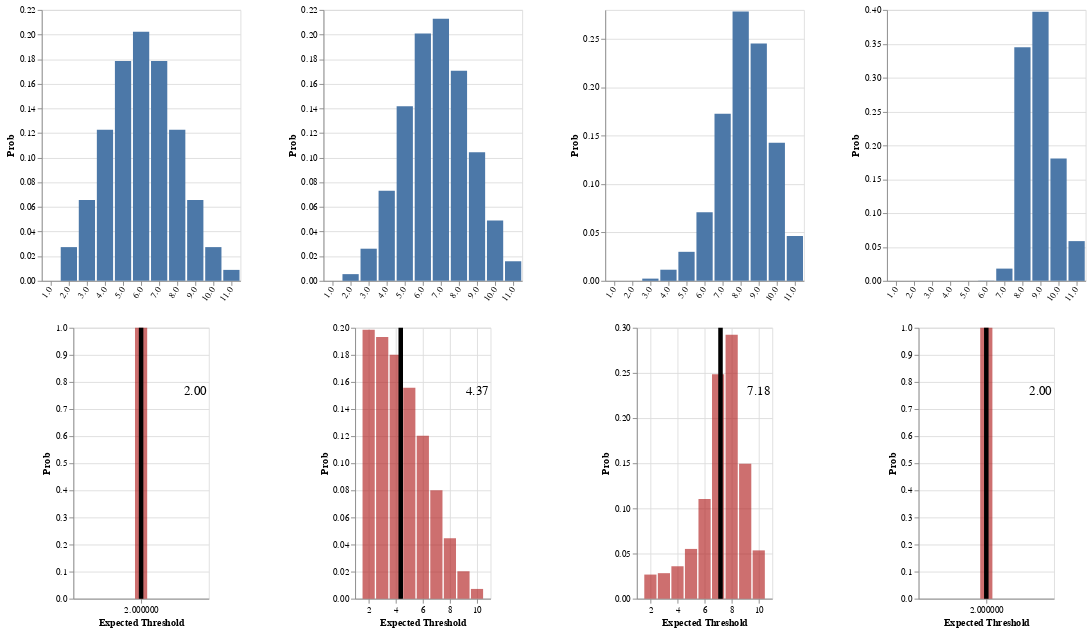

Notebook code for this chart:
### Code cell
writeIORef cacheRef (0, Map.empty)

-- vlShow . sidewaysDists <$> sequence
--   [ titled "Price Prior" . barFromDist <$> enumD worldPrior
--   , titled "Literal Price Posterior" . barFromDist <$> enumD (thresholdPrior >>= fmap fst . literal UExp)
--   ] 

vlShow . sidewaysDists <$> traverse mkGraph
  [ listener infoLGJohn cacheRef (0, UTall, 2)
  , tp infoLGJohn >>= \l -> listener infoLGJohn cacheRef (0, UTall, l)
  , listener infoLGJohn cacheRef (1, UTall, 2)
  , listener infoLGJohn cacheRef (2, UTall, 2)
--   , listener infoLGJohn cacheRef (3, UTall, 2)
  ]

### Figure 1 — Vega-Lite specification as saved in the notebook (floating-point values rounded to 4 significant figures)
{"$schema": "https://vega.github.io/schema/vega-lite/v3.json", "config": {"bar": {"continuousBandSize": 13.5}}, "hconcat": [{"$schema": "https://vega.github.io/schema/vega-lite/v3.json", "center": true, "vconcat": [{"$schema": "https://vega.github.io/schema/vega-lite/v3.json", "data": {"values": [{"outcome": "1.0", "probability": 0}, {"outcome": "2.0", "probability": 0.02738}, {"outcome": "3.0", "probability": 0.06569}, {"outcome": "4.0", "probability": 0.1227}, {"outcome": "5.0", "probability": 0.1786}, {"outcome": "6.0", "probability": 0.2023}, {"outcome": "7.0", "probability": 0.1786}, {"outcome": "8.0", "probability": 0.1227}, {"outcome": "9.0", "probability": 0.06569}, {"outcome": "10.0", "probability": 0.02738}, {"outcome": "11.0", "probability": 0.008891}]}, "description": "", "encoding": {"x": {"axis": {"labelAngle": -55, "title": null}, "field": "outcome", "scale": {"rangeStep": 30}, "sort": null, "type": "ordinal"}, "y": {"axis": {"title": "Prob"}, "field": "probability", "type": "quantitative"}}, "mark": "bar"}, {"$schema": "https://vega.github.io/schema/vega-lite/v3.json", "layer": [{"data": {"values": [{"exp": 2, "prob": 1, "sigma": 2}]}, "description": "", "encoding": {"x": {"axis": {"title": "Expected Threshold"}, "field": "sigma", "sort": null, "type": "quantitative"}, "y": {"axis": {"title": "Prob"}, "field": "prob", "type": "quantitative"}}, "mark": {"color": "firebrick", "opacity": 0.65, "type": "bar"}, "width": 150}, {"data": {"values": [{"exp": 2, "prob": 1, "sigma": 2}]}, "description": "", "encoding": {"size": {"value": 5}, "x": {"aggregate": "sum", "field": "exp"}}, "mark": "rule"}, {"data": {"values": [{"exp": 2, "prob": 1, "sigma": 2}]}, "description": "", "encoding": {"text": {"aggregate": "sum", "field": "exp", "format": ".2f", "type": "quantitative"}}, "mark": {"dx": 60, "dy": -80, "fontSize": 14, "type": "text"}}]}]}, {"$schema": "https://vega.github.io/schema/vega-lite/v3.json", "center": true, "vconcat": [{"$schema": "https://vega.github.io/schema/vega-lite/v3.json", "data": {"values": [{"outcome": "1.0", "probability": 0}, {"outcome": "2.0", "probability": 0.005438}, {"outcome": "3.0", "probability": 0.02609}, {"outcome": "4.0", "probability": 0.07312}, {"outcome": "5.0", "probability": 0.1418}, {"outcome": "6.0", "probability": 0.2009}, {"outcome": "7.0", "probability": 0.2128}, {"outcome": "8.0", "probability": 0.1706}, {"outcome": "9.0", "probability": 0.1044}, {"outcome": "10.0", "probability": 0.04894}, {"outcome": "11.0", "probability": 0.01589}]}, "description": "", "encoding": {"x": {"axis": {"labelAngle": -55, "title": null}, "field": "outcome", "scale": {"rangeStep": 30}, "sort": null, "type": "ordinal"}, "y": {"axis": {"title": "Prob"}, "field": "probability", "type": "quantitative"}}, "mark": "bar"}, {"$schema": "https://vega.github.io/schema/vega-lite/v3.json", "layer": [{"data": {"values": [{"exp": 0.3972, "prob": 0.1986, "sigma": 2}, {"exp": 0.5794, "prob": 0.1931, "sigma": 3}, {"exp": 0.7204, "prob": 0.1801, "sigma": 4}, {"exp": 0.7787, "prob": 0.1557, "sigma": 5}, {"exp": 0.7216, "prob": 0.1203, "sigma": 6}, {"exp": 0.5606, "prob": 0.08008, "sigma": 7}, {"exp": 0.357, "prob": 0.04462, "sigma": 8}, {"exp": 0.1822, "prob": 0.02025, "sigma": 9}, {"exp": 0.07204, "prob": 0.007204, "sigma": 10}]}, "description": "", "encoding": {"x": {"axis": {"title": "Expected Threshold"}, "field": "sigma", "sort": null, "type": "quantitative"}, "y": {"axis": {"title": "Prob"}, "field": "prob", "type": "quantitative"}}, "mark": {"color": "firebrick", "opacity": 0.65, "type": "bar"}, "width": 150}, {"data": {"values": [{"exp": 0.3972, "prob": 0.1986, "sigma": 2}, {"exp": 0.5794, "prob": 0.1931, "sigma": 3}, {"exp": 0.7204, "prob": 0.1801, "sigma": 4}, {"exp": 0.7787, "prob": 0.1557, "sigma": 5}, {"exp": 0.7216, "prob": 0.1203, "sigma": 6}, {"exp": 0.5606, "prob": 0.08008, "sigma": 7}, {"exp": 0.357, "prob": 0.04462, "sigma": 8}, {"exp": 0.1822, "prob": 0.02025, "sigma": 9}, {"exp": 0.07204, "prob": 0.007204, "sigma": 10}]}, "description": "", "encoding": {"size": {"value": 5}, "x": {"aggregate": "sum", "field": "exp"}}, "mark": "rule"}, {"data": {"values": [{"exp": 0.3972, "prob": 0.1986, "sigma": 2}, {"exp": 0.5794, "prob": 0.1931, "sigma": 3}, {"exp": 0.7204, "prob": 0.1801, "sigma": 4}, {"exp": 0.7787, "prob": 0.1557, "sigma": 5}, {"exp": 0.7216, "prob": 0.1203, "sigma": 6}, {"exp": 0.5606, "prob": 0.08008, "sigma": 7}, {"exp": 0.357, "prob": 0.04462, "sigma": 8}, {"exp": 0.1822, "prob": 0.02025, "sigma": 9}, {"exp": 0.07204, "prob": 0.007204, "sigma": 10}]}, "description": "", "encoding": {"text": {"aggregate": "sum", "field": "exp", "format": ".2f", "type": "quantitative"}}, "mark": {"dx": 60, "dy": -80, "fontSize": 14, "type": "text"}}]}]}, {"$schema": "https://vega.github.io/schema/vega-lite/v3.json", "center": true, "vconcat": [{"$schema": "https://vega.github.io/schema/vega-lite/v3.json", "data": {"values": [{"outcome": "1.0", "probability": 0}, {"outcome": "2.0", "probability": 3.8e-06}, {"outcome": "3.0", "probability": 0.002289}, {"outcome": "4.0", "probability": 0.01149}, {"outcome": "5.0", "probability": 0.02999}, {"outcome": "6.0", "probability": 0.07097}, {"outcome": "7.0", "probability": 0.1727}, {"outcome": "8.0", "probability": 0.2783}, {"outcome": "9.0", "probability": 0.2453}, {"outcome": "10.0", "probability": 0.1427}, {"outcome": "11.0", "probability": 0.04631}]}, "description": "", "encoding": {"x": {"axis": {"labelAngle": -55, "title": null}, "field": "outcome", "scale": {"rangeStep": 30}, "sort": null, "type": "ordinal"}, "y": {"axis": {"title": "Prob"}, "field": "probability", "type": "quantitative"}}, "mark": "bar"}, {"$schema": "https://vega.github.io/schema/vega-lite/v3.json", "layer": [{"data": {"values": [{"exp": 0.05344, "prob": 0.02672, "sigma": 2}, {"exp": 0.08478, "prob": 0.02826, "sigma": 3}, {"exp": 0.1437, "prob": 0.03592, "sigma": 4}, {"exp": 0.2756, "prob": 0.05511, "sigma": 5}, {"exp": 0.6621, "prob": 0.1103, "sigma": 6}, {"exp": 1.739, "prob": 0.2484, "sigma": 7}, {"exp": 2.337, "prob": 0.2922, "sigma": 8}, {"exp": 1.346, "prob": 0.1495, "sigma": 9}, {"exp": 0.535, "prob": 0.0535, "sigma": 10}]}, "description": "", "encoding": {"x": {"axis": {"title": "Expected Threshold"}, "field": "sigma", "sort": null, "type": "quantitative"}, "y": {"axis": {"title": "Prob"}, "field": "prob", "type": "quantitative"}}, "mark": {"color": "firebrick", "opacity": 0.65, "type": "bar"}, "width": 150}, {"data": {"values": [{"exp": 0.05344, "prob": 0.02672, "sigma": 2}, {"exp": 0.08478, "prob": 0.02826, "sigma": 3}, {"exp": 0.1437, "prob": 0.03592, "sigma": 4}, {"exp": 0.2756, "prob": 0.05511, "sigma": 5}, {"exp": 0.6621, "prob": 0.1103, "sigma": 6}, {"exp": 1.739, "prob": 0.2484, "sigma": 7}, {"exp": 2.337, "prob": 0.2922, "sigma": 8}, {"exp": 1.346, "prob": 0.1495, "sigma": 9}, {"exp": 0.535, "prob": 0.0535, "sigma": 10}]}, "description": "", "encoding": {"size": {"value": 5}, "x": {"aggregate": "sum", "field": "exp"}}, "mark": "rule"}, {"data": {"values": [{"exp": 0.05344, "prob": 0.02672, "sigma": 2}, {"exp": 0.08478, "prob": 0.02826, "sigma": 3}, {"exp": 0.1437, "prob": 0.03592, "sigma": 4}, {"exp": 0.2756, "prob": 0.05511, "sigma": 5}, {"exp": 0.6621, "prob": 0.1103, "sigma": 6}, {"exp": 1.739, "prob": 0.2484, "sigma": 7}, {"exp": 2.337, "prob": 0.2922, "sigma": 8}, {"exp": 1.346, "prob": 0.1495, "sigma": 9}, {"exp": 0.535, "prob": 0.0535, "sigma": 10}]}, "description": "", "encoding": {"text": {"aggregate": "sum", "field": "exp", "format": ".2f", "type": "quantitative"}}, "mark": {"dx": 60, "dy": -80, "fontSize": 14, "type": "text"}}]}]}, {"$schema": "https://vega.github.io/schema/vega-lite/v3.json", "center": true, "vconcat": [{"$schema": "https://vega.github.io/schema/vega-lite/v3.json", "data": {"values": [{"outcome": "1.0", "probability": 0}, {"outcome": "2.0", "probability": 1.319e-19}, {"outcome": "3.0", "probability": 8.711e-09}, {"outcome": "4.0", "probability": 8.932e-07}, {"outcome": "5.0", "probability": 1.305e-05}, {"outcome": "6.0", "probability": 0.0002959}, {"outcome": "7.0", "probability": 0.01805}, {"outcome": "8.0", "probability": 0.345}, {"outcome": "9.0", "probability": 0.3974}, {"outcome": "10.0", "probability": 0.1806}, {"outcome": "11.0", "probability": 0.05864}]}, "description": "", "encoding": {"x": {"axis": {"labelAngle": -55, "title": null}, "field": "outcome", "scale": {"rangeStep": 30}, "sort": null, "type": "ordinal"}, "y": {"axis": {"title": "Prob"}, "field": "probability", "type": "quantitative"}}, "mark": "bar"}, {"$schema": "https://vega.github.io/schema/vega-lite/v3.json", "layer": [{"data": {"values": [{"exp": 2, "prob": 1, "sigma": 2}]}, "description": "", "encoding": {"x": {"axis": {"title": "Expected Threshold"}, "field": "sigma", "sort": null, "type": "quantitative"}, "y": {"axis": {"title": "Prob"}, "field": "prob", "type": "quantitative"}}, "mark": {"color": "firebrick", "opacity": 0.65, "type": "bar"}, "width": 150}, {"data": {"values": [{"exp": 2, "prob": 1, "sigma": 2}]}, "description": "", "encoding": {"size": {"value": 5}, "x": {"aggregate": "sum", "field": "exp"}}, "mark": "rule"}, {"data": {"values": [{"exp": 2, "prob": 1, "sigma": 2}]}, "description": "", "encoding": {"text": {"aggregate": "sum", "field": "exp", "format": ".2f", "type": "quantitative"}}, "mark": {"dx": 60, "dy": -80, "fontSize": 14, "type": "text"}}]}]}], "resolve": {"scale": {"color": "independent"}}, "spacing": 50}
